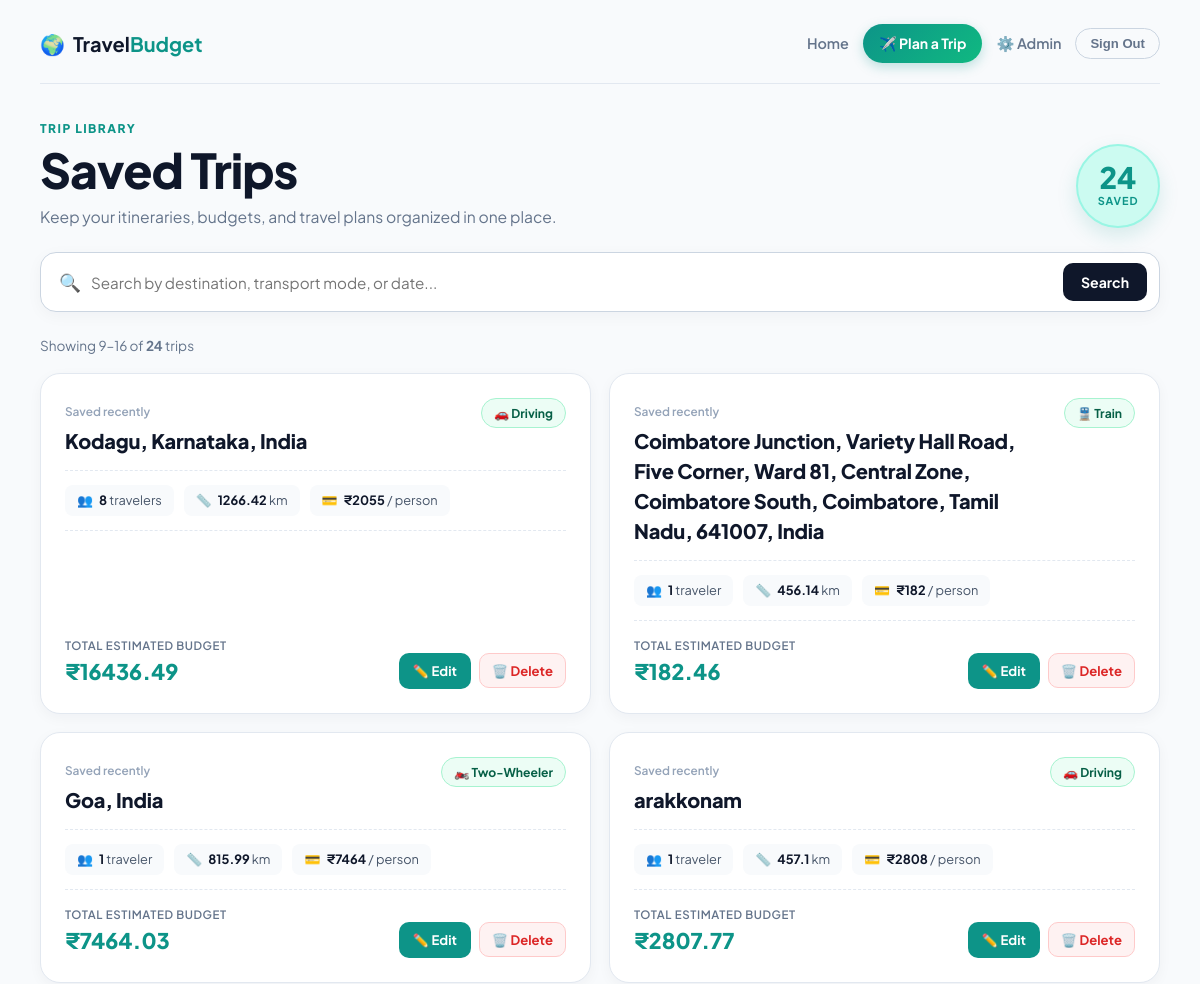
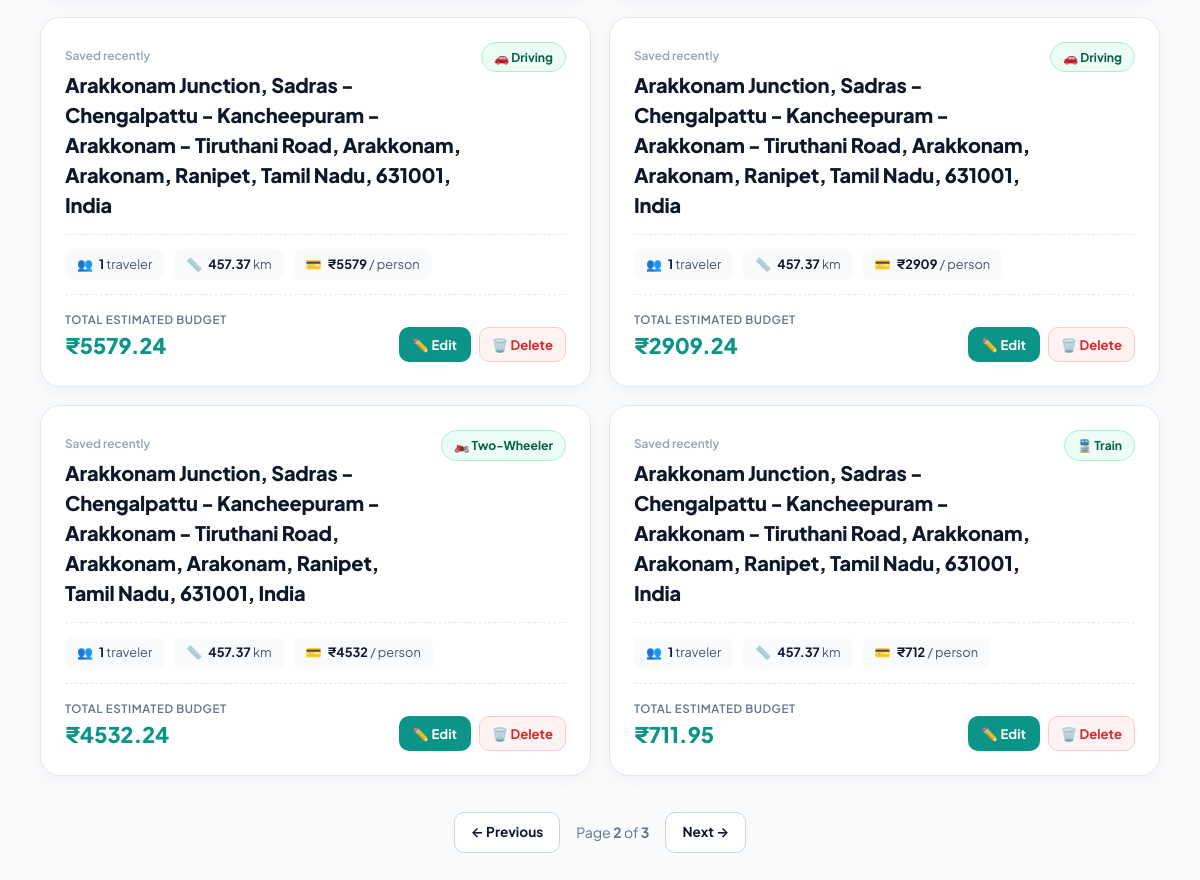
Screenshot of /trips?q=&page=2 (signed in) with the database file from the repository (2 pictures, top to bottom).
### tables this page shows
CREATE TABLE trips (
            id INTEGER PRIMARY KEY AUTOINCREMENT,
            destination TEXT,
            travelers INTEGER,
            total_distance REAL,
            transport_mode TEXT,
            transport_cost REAL,
            fuel_type TEXT,
            fuel_price REAL,
            fuel_cost REAL,
            food_cost REAL,
            room_cost REAL,
            toll_charges REAL,
            parking_fee REAL,
            vehicle_type TEXT,
            vehicle_rental_cost REAL,
            places_fee_total REAL,
            total_budget REAL,
            cost_per_person REAL
        , user_id INTEGER);

### app.py (the view)
@app.route("/trips")
@login_required
def trips():
    search_query = request.args.get("q", "").strip()
    try:
        page = max(1, int(request.args.get("page", 1)))
    except (TypeError, ValueError):
        page = 1
    per_page = 8
    where_clause = ""
    params = []
    if search_query:
        where_clause = "WHERE user_id = ? AND (destination LIKE ? OR transport_mode LIKE ?)"
        term = f"%{search_query}%"
        params = [session["user_id"], term, term]
    else:
        where_clause = "WHERE user_id = ?"
        params = [session["user_id"]]
    conn = get_db()
    total = conn.execute(
        f"SELECT COUNT(*) FROM trips {where_clause}", params
    ).fetchone()[0]
    total_pages = max(1, (total + per_page - 1) // per_page)
    page = min(page, total_pages)
    rows = conn.execute(
        f"SELECT * FROM trips {where_clause} ORDER BY id DESC LIMIT ? OFFSET ?",
        [*params, per_page, (page - 1) * per_page],
    ).fetchall()
    conn.close()
    return render_template(
        "trips.html", trips=rows, search_query=search_query, page=page,
        total_pages=total_pages, total=total,
        first_item=(page - 1) * per_page + 1 if total else 0,
    )

### app.py (called while the page is built)
def get_db():
    conn = sqlite3.connect("travel_budget.db")
    conn.row_factory = sqlite3.Row
    return conn

@app.before_request
def update_last_seen():
    user_id = session.get('user_id')
    if user_id:
        try:
            conn = get_db()
            conn.execute('UPDATE users SET last_seen = CURRENT_TIMESTAMP WHERE id = ?', (user_id,))
            conn.commit()
            conn.close()
        except Exception:
            pass

@app.context_processor
def inject_user():
    is_admin = False
    logged_in = 'user_id' in session
    user_name = session.get('user_name')
    if logged_in:
        try:
            conn = get_db()
            row = conn.execute('SELECT is_admin FROM users WHERE id=?', (session['user_id'],)).fetchone()
            conn.close()
            is_admin = False
            if row:
                try:
                    is_admin = bool(row['is_admin'])
                except Exception:
                    is_admin = False
        except Exception:
            is_admin = False
    return dict(is_admin=is_admin, logged_in=logged_in, user_name=user_name)

def login_required(view):
    @wraps(view)
    def wrapped_view(*args, **kwargs):
        if "user_id" not in session:
            return redirect(url_for("login", next=request.path))
        return view(*args, **kwargs)
    return wrapped_view

### templates/trips.html (shortened to what this page needs)
<!doctype html>
<html lang="en">
<head>
  <link rel="stylesheet" href="{{ url_for('static', filename='trip.css') }}">
</head>
<body>
  <main class="trips-shell">
    <header class="trips-header">
      <a href="/" class="brand">
        <span class="brand-icon">🌍</span>
        <span class="brand-text">Travel<strong>Budget</strong></span>
      </a>
      <nav class="trips-nav">
        <a href="/" class="nav-link home-link">Home</a>
        <a class="plan-link" href="/planner?new=1">✈️ Plan a Trip</a>
        {% if is_admin %}<a href="/admin" class="nav-link admin-link">⚙️ Admin</a>{% endif %}
        <form action="/logout" method="post" class="logout-form">
          <button class="logout-btn" type="submit">Sign Out</button>
        </form>
      </nav>
    </header>
    <section class="trips-hero">
      <div class="hero-left">
        <p class="eyebrow">Trip Library</p>
        <h1>Saved Trips</h1>
        <p class="hero-desc">Keep your itineraries, budgets, and travel plans organized in one place.</p>
      </div>
      <div class="trip-total-badge">
        <span class="total-number">{{ total }}</span>
        <small>Saved</small>
      </div>
    </section>
    <form class="trip-search" method="get" action="/trips" role="search">
      <div class="search-inner">
        <span class="search-icon">🔍</span>
        <input id="trip_search" type="search" name="q" value="{{ search_query }}" placeholder="Search by destination, transport mode, or date...">
        <button type="submit" class="search-btn">Search</button>
      </div>
    </form>
    {% if trips %}
    <div class="trip-count-bar">
      <span>Showing {{ first_item }}–{{ first_item + trips|length - 1 }} of <strong>{{ total }}</strong> trip{{ '' if total == 1 else 's' }}</span>
    </div>
    <section class="trip-list">
      {% for trip in trips %}
      <article class="trip-card">
        <div class="trip-card-top">
          <div>
            <span class="trip-date">Saved {{ trip['created_at'] if trip['created_at'] else 'recently' }}</span>
            <h2 title="{{ trip['destination'] }}">{{ trip['destination'] }}</h2>
          </div>
          <span class="mode-chip">
            {% if trip['transport_mode'] == 'car' %}🚗 Driving
            {% elif trip['transport_mode'] == 'bike' %}🏍️ Two-Wheeler
            {% elif trip['transport_mode'] == 'bus' %}🚌 Bus
            {% elif trip['transport_mode'] == 'train' %}🚆 Train
            {% elif trip['transport_mode'] == 'flight' %}✈️ Flight
            {% elif trip['transport_mode'] == 'walk' %}🚶 Walking
            {% elif 'multi' in trip['transport_mode']|lower %}👥 {{ trip['transport_mode'] }}
            {% else %}🚗 {{ trip['transport_mode'] }}
            {% endif %}
          </span>
        </div>
        <div class="trip-stats">
          <div class="stat-pill">
            <span class="stat-icon">👥</span>
            <span><b>{{ trip['travelers'] }}</b> traveler{{ '' if trip['travelers'] == 1 else 's' }}</span>
          </div>
          <div class="stat-pill">
            <span class="stat-icon">📏</span>
            <span><b>{{ trip['total_distance'] or 0 }}</b> km</span>
          </div>
          <div class="stat-pill">
            <span class="stat-icon">💳</span>
            <span><b>₹{{ '%.0f'|format(trip['cost_per_person'] or 0) }}</b> / person</span>
          </div>
        </div>
        <div class="trip-card-bottom">
          <div class="budget-meta">
            <small>Total Estimated Budget</small>
            <strong>₹{{ '%.2f'|format(trip['total_budget'] or 0) }}</strong>
          </div>
          <div class="trip-actions">
            <a href="/edit/{{ trip['id'] }}" class="btn-edit-trip">✏️ Edit</a>
            <form action="/delete/{{ trip['id'] }}" method="post" onsubmit="return confirm('Delete this saved trip?')">
              <button type="submit" class="btn-delete-trip">🗑️ Delete</button>
            </form>
          </div>
        </div>
      </article>
      {% endfor %}
    </section>
    {% if total_pages > 1 %}
    <nav class="pagination" aria-label="Saved trip pages">
      {% if page > 1 %}
      <a href="{{ url_for('trips', q=search_query, page=page - 1) }}" class="page-link prev">← Previous</a>
      {% else %}
      <span class="page-link disabled">← Previous</span>
      {% endif %}
      <span class="page-current">Page <b>{{ page }}</b> of <b>{{ total_pages }}</b></span>
      {% if page < total_pages %}
      <a href="{{ url_for('trips', q=search_query, page=page + 1) }}" class="page-link next">Next →</a>
      {% else %}
      <span class="page-link disabled">Next →</span>
      {% endif %}
    </nav>
    {% endif %}
    {% endif %}
  </main>
</body>
</html>

### rows the page displays
trips: trip "recently", destination "Kodagu, Karnataka, India", transport_mode "🚗 Driving", travelers "8", travelers "s", total_distance "1266.42", cost_per_person "2055", total_budget "16436.49"
trips: trip "recently", destination "Coimbatore Junction, Variety Hall Road, Five Corner, Ward 81, Central Zone, Coimbatore South, Coimbatore, Tamil Nadu, 641007, India", transport_mode "🚆 Train", travelers "1", total_distance "456.14", cost_per_person "182", total_budget "182.46"
trips: trip "recently", destination "Goa, India", transport_mode "🏍️ Two-Wheeler", travelers "1", total_distance "815.99", cost_per_person "7464", total_budget "7464.03"
trips: trip "recently", destination "arakkonam", transport_mode "🚗 Driving", travelers "1", total_distance "457.1", cost_per_person "2808", total_budget "2807.77"
trips: trip "recently", destination "Arakkonam Junction, Sadras - Chengalpattu - Kancheepuram - Arakkonam - Tiruthani Road, Arakkonam, Arakonam, Ranipet, Tamil Nadu, 631001, India", transport_mode "🚗 Driving", travelers "1", total_distance "457.37", cost_per_person "5579", total_budget "5579.24"
trips: trip "recently", destination "Arakkonam Junction, Sadras - Chengalpattu - Kancheepuram - Arakkonam - Tiruthani Road, Arakkonam, Arakonam, Ranipet, Tamil Nadu, 631001, India", transport_mode "🚗 Driving", travelers "1", total_distance "457.37", cost_per_person "2909", total_budget "2909.24"
trips: trip "recently", destination "Arakkonam Junction, Sadras - Chengalpattu - Kancheepuram - Arakkonam - Tiruthani Road, Arakkonam, Arakonam, Ranipet, Tamil Nadu, 631001, India", transport_mode "🏍️ Two-Wheeler", travelers "1", total_distance "457.37", cost_per_person "4532", total_budget "4532.24"
trips: trip "recently", destination "Arakkonam Junction, Sadras - Chengalpattu - Kancheepuram - Arakkonam - Tiruthani Road, Arakkonam, Arakonam, Ranipet, Tamil Nadu, 631001, India", transport_mode "🚆 Train", travelers "1", total_distance "457.37", cost_per_person "712", total_budget "711.95"

### other values shown
{{ total }} "24"
{{ first_item }} "9"
{{ first_item + trips|length - 1 }} "16"
{{ '' if total == 1 else 's' }} "s"
{{ page }} "2"
{{ total_pages }} "3"
